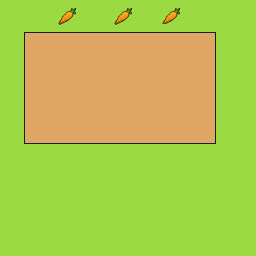

Below is a game level as drawn by its tile map, then a one-line description and the .tmx file that defines it, in full:
An orthogonal 32x32 tile map with 8x8 px tiles, 1 tile layer (Tile Layer 1).

<map version="1.9" tiledversion="1.9.2" orientation="orthogonal" renderorder="right-down" width="32" height="32" tilewidth="8" tileheight="8" infinite="0" nextlayerid="2" nextobjectid="1">
 <editorsettings>
  <export target="pausetilemap.c" format="gba" />
 </editorsettings>
 <tileset firstgid="1" source="pausetileset.tsx" />
 <layer id="1" name="Tile Layer 1" width="32" height="32">
  <data encoding="csv">
12,12,12,12,12,2,3,2,3,4,12,12,12,13,2,3,4,12,12,12,2,3,4,3,4,12,13,2,3,4,27,28,
26,26,26,26,26,12,13,16,17,18,13,13,13,13,16,17,18,13,13,13,16,17,18,13,13,26,12,27,27,27,28,28,
40,40,40,26,27,26,27,30,31,32,26,27,26,27,30,31,32,26,26,27,30,31,32,26,26,26,27,41,41,41,27,28,
12,12,12,40,41,40,41,44,45,46,40,41,40,41,44,45,46,40,40,41,13,13,13,40,40,40,41,55,55,55,41,27,
26,26,12,7,35,35,35,35,35,35,35,35,35,35,35,35,35,35,35,35,35,35,35,35,35,35,36,13,28,12,55,27,
12,12,26,5,38,10,10,10,10,10,10,10,10,10,10,10,10,10,24,24,24,24,10,10,24,25,50,27,13,13,27,27,
26,26,40,5,52,24,24,24,24,24,24,24,24,24,24,24,24,24,24,25,24,24,24,24,24,25,50,41,27,13,41,27,
40,40,40,5,52,23,9,9,9,9,9,9,10,11,9,9,9,9,9,10,9,9,9,9,9,10,50,41,41,13,55,27,
54,54,40,5,52,23,23,23,23,23,23,23,9,10,11,9,9,9,9,9,9,10,10,23,9,10,50,40,41,13,27,28,
54,55,40,5,52,9,10,9,9,9,37,37,9,9,10,11,23,23,23,23,9,10,24,9,9,10,50,40,41,13,27,28,
12,12,40,5,52,9,10,9,9,23,51,51,23,9,10,11,9,9,9,9,10,11,24,23,9,10,50,40,41,13,27,28,
26,26,40,5,52,9,10,9,23,37,51,52,37,9,10,11,23,23,23,9,9,10,11,23,9,10,50,40,41,13,27,28,
40,40,12,5,52,9,10,9,37,51,52,53,51,9,10,11,37,37,37,23,9,9,10,11,9,10,50,40,41,12,27,28,
54,12,13,5,52,9,10,23,51,52,53,9,9,9,9,9,51,51,9,10,11,11,11,11,11,10,50,40,41,27,28,42,
12,13,12,5,52,9,9,37,51,52,53,23,23,23,23,23,51,52,23,24,25,25,25,25,25,9,50,40,41,27,28,56,
14,12,26,5,52,9,23,51,51,52,53,37,37,37,37,37,51,52,37,38,39,39,39,39,39,9,50,40,41,27,28,56,
12,26,40,5,52,9,37,51,52,53,11,23,23,23,23,23,23,23,23,23,23,23,23,23,23,23,50,40,41,27,28,56,
26,40,54,19,47,47,47,47,47,47,47,47,47,47,47,47,47,47,47,47,47,47,47,47,47,47,48,40,41,27,28,56,
40,54,55,26,26,26,26,26,26,26,26,26,26,26,26,26,26,12,12,12,26,26,26,40,40,40,40,40,41,27,28,56,
54,55,56,40,40,40,40,40,40,40,40,40,40,40,40,40,40,26,26,26,40,40,40,41,41,41,41,41,41,27,27,27,
27,27,27,27,27,27,27,27,27,27,27,27,27,27,27,27,27,27,27,27,28,27,27,27,27,28,28,28,28,27,27,28,
41,41,41,41,41,41,41,41,41,41,41,41,41,41,41,41,41,41,41,41,27,41,41,41,41,27,27,27,27,27,27,28,
27,27,27,27,27,27,27,27,27,27,27,27,27,27,27,27,27,27,27,27,27,27,27,28,55,41,41,41,27,27,28,28,
41,41,41,41,27,28,27,27,28,28,28,28,28,28,28,28,28,28,28,28,28,28,28,28,55,55,55,27,28,28,42,42,
55,27,27,28,28,28,28,27,28,28,28,28,28,28,28,28,28,28,28,28,28,42,42,42,27,28,28,28,42,42,56,56,
28,28,28,42,42,42,42,27,27,28,42,42,42,42,42,42,42,42,42,28,28,28,27,27,27,27,27,27,27,28,55,56,
42,42,42,56,56,56,56,41,41,27,27,27,27,27,28,56,56,56,56,42,42,42,41,41,41,41,41,41,41,42,55,56,
56,56,56,42,28,27,27,55,55,27,28,28,28,28,28,41,41,41,55,56,56,56,55,55,55,55,55,55,55,56,55,56,
28,56,56,27,27,27,27,27,27,27,27,27,27,27,27,27,27,28,28,28,28,28,42,42,42,28,28,55,56,28,42,55,
27,27,27,27,27,27,27,27,27,27,27,27,27,27,27,27,27,27,27,27,27,27,27,27,27,27,27,27,27,28,27,55,
41,41,41,41,41,41,41,41,41,41,41,41,41,41,41,41,41,41,41,41,41,41,41,41,41,41,41,41,27,28,41,55,
55,55,55,55,55,55,55,55,55,55,55,55,55,55,55,55,55,55,55,55,55,55,55,55,55,55,55,55,41,27,55,55
</data>
 </layer>
</map>